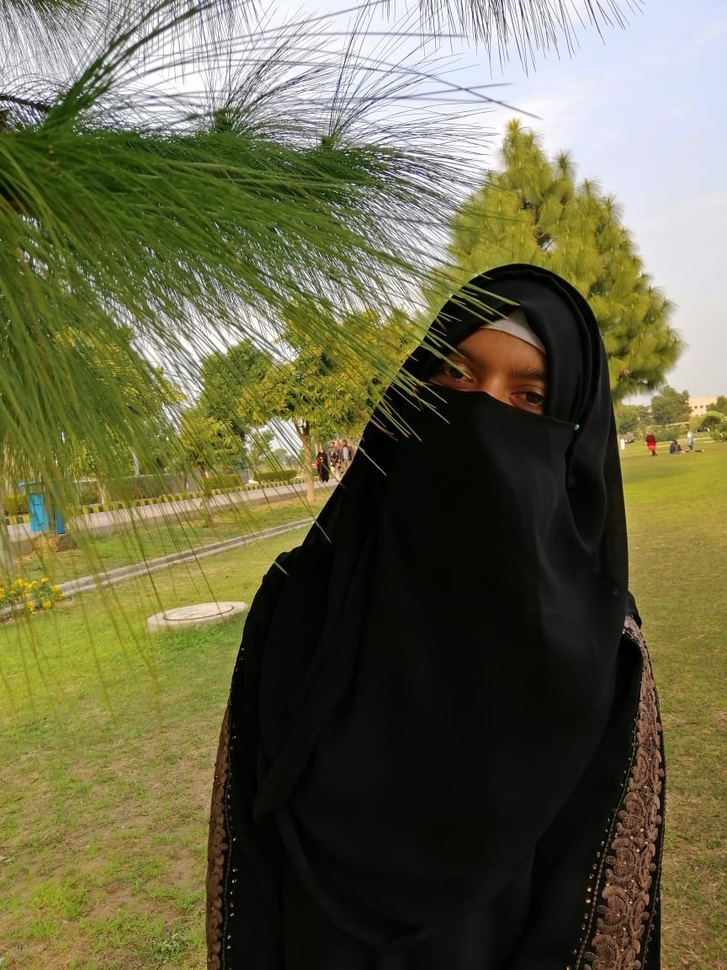
#> input picture resources/img1.jpeg, 727 x 970 px, shrunk from 864 x 1152 before the run
$ python 17-Chapter_17.py
#> lines starting #> are read from the running program, lines starting #| are printed output that depends on the picture
#Joining two images
import cv2 as cv
import numpy as np

img = cv.imread("resources/img1.jpeg")
#> img is the input picture: shape (970, 727, 3); mean B, G, R 72.1, 102.6, 104

#Stacking same image


#1 Horizontal stack
hor_img = np.hstack((img, img))
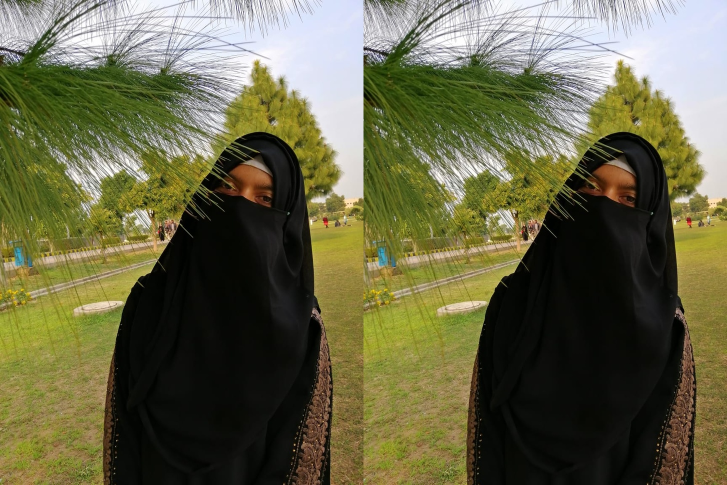
#> hor_img: shape (970, 1454, 3) (shown at 1/2 size); mean B, G, R 72.1, 102.6, 104
#2 vertical stack
ver_img = np.vstack((img,img))
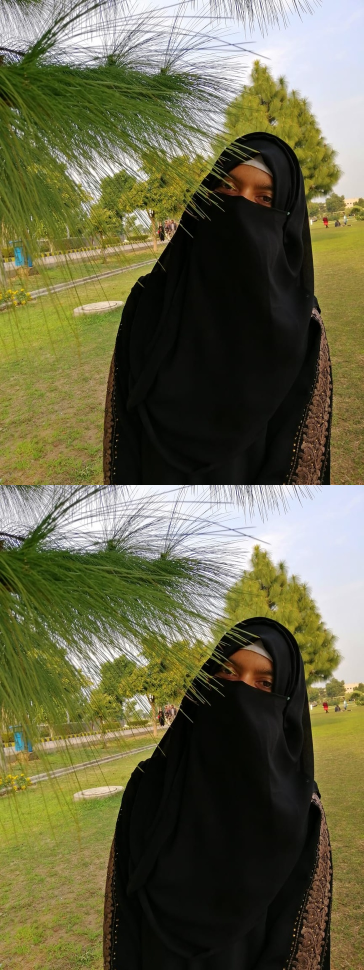
#> ver_img: shape (1940, 727, 3) (shown at 1/2 size); mean B, G, R 72.1, 102.6, 104

cv.imshow("Horizontal", hor_img)

cv.imshow("Vertical", ver_img)
cv.waitKey(0)
cv.destroyAllWindows()

$ run again, with resources/sehrish.jpg copied over resources/img1.jpeg
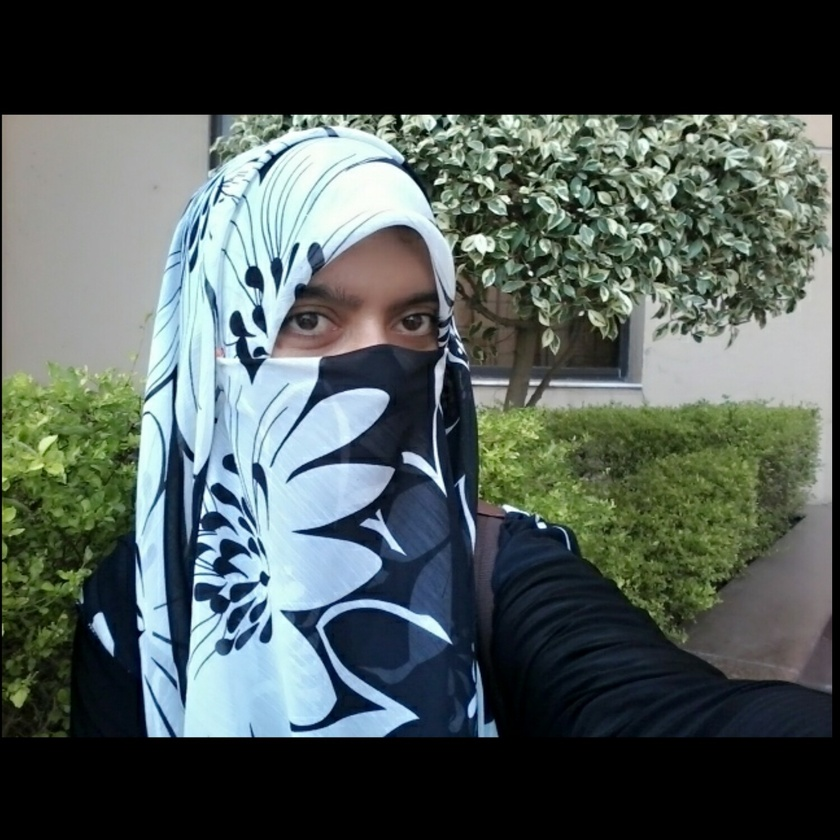
#> input picture resources/sehrish.jpg, 840 x 840 px, shrunk from 1500 x 1500 before the run
#> img is the input picture: shape (840, 840, 3); mean B, G, R 85.6, 88.8, 78.4
#> `hor_img = np.hstack((img, img))`:
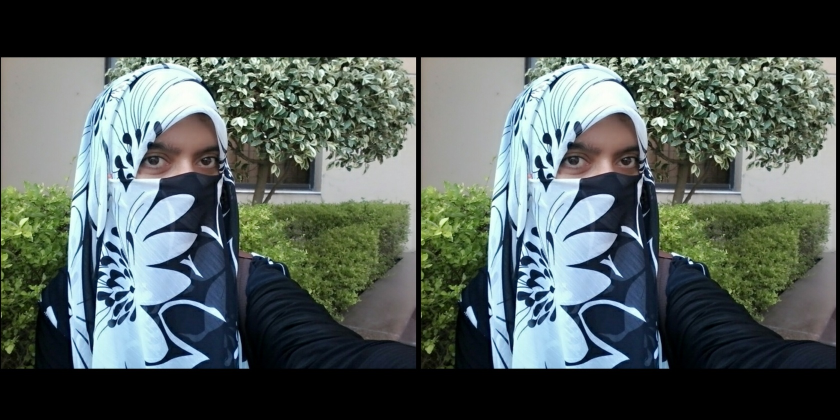
#> hor_img: shape (840, 1680, 3) (shown at 1/2 size); mean B, G, R 85.6, 88.8, 78.4
#> `ver_img = np.vstack((img,img))`:
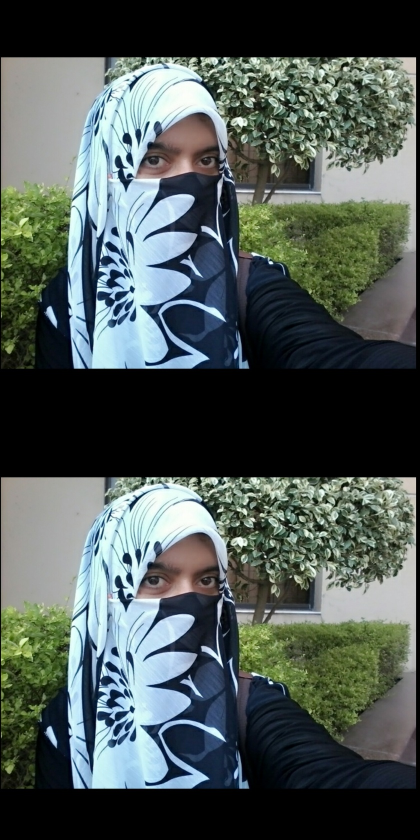
#> ver_img: shape (1680, 840, 3) (shown at 1/2 size); mean B, G, R 85.6, 88.8, 78.4
